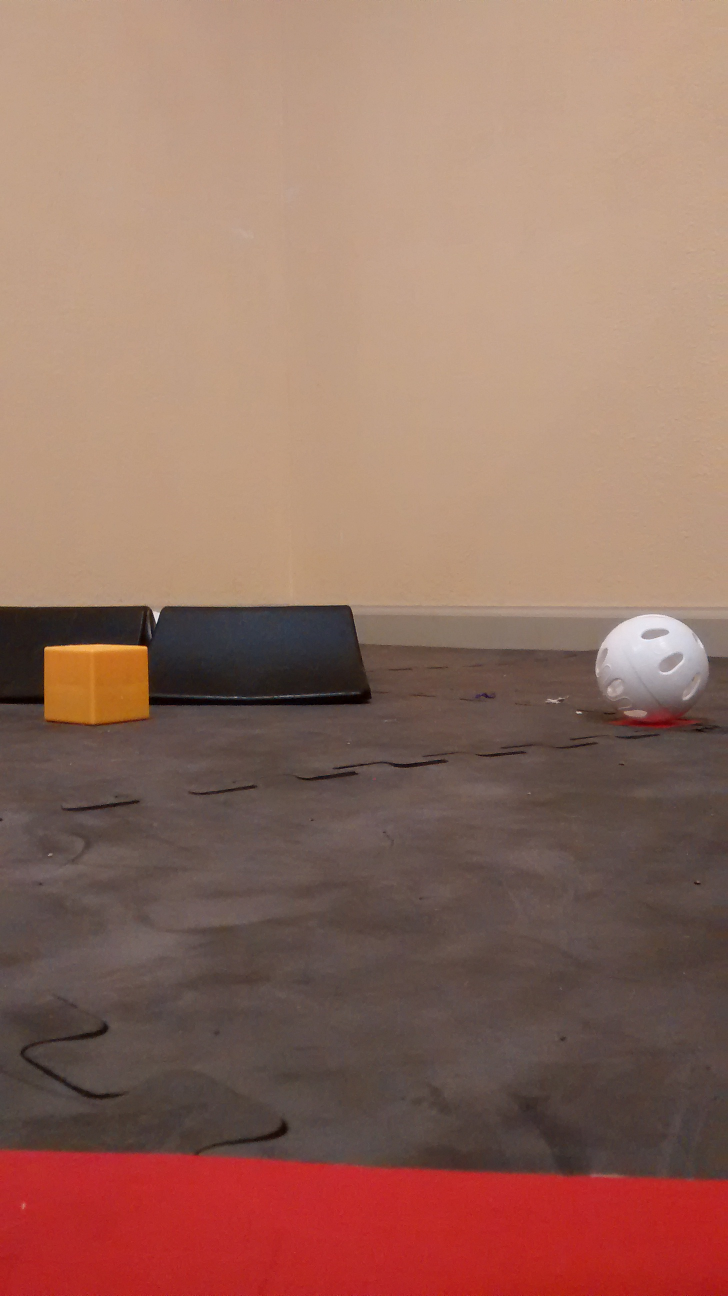
#> input picture images/GoldC1.jpg, 1456 x 2592 px, found by its file name (shown at 1/2 size)
$ python OpenCVTest.py
#> lines starting #> are read from the running program, lines starting #| are printed output that depends on the picture; after the words box and inside, x2 and y2 are one past the last pixel; in counts of white or black regions, pixels touching at a corner belong together
#!/usr/bin/env python3
# -*- coding: utf-8 -*-
"""
Created on Fri Oct 12 19:40:59 2018

@author: amelie
"""

import numpy as np
import cv2
from matplotlib import pyplot as plt

#gets image
GoldC = cv2.imread('/Users/amelie/PythonRoverRuckus/images/GoldC1.jpg')
#> GoldC is the input picture: shape (2592, 1456, 3); mean B, G, R 96.9, 110.8, 148.5
#gets height, width and depth of pic
height, width, depth = GoldC.shape
#> height = 2592; width = 1456; depth = 3
#resizes image to have less pixels
imagescale = 400/width
#> imagescale = 0.275
newheight, newwidth = int(height*imagescale), int(width*imagescale)
#> newheight = 712; newwidth = 400
newGoldC = cv2.resize(GoldC, (newwidth, newheight))
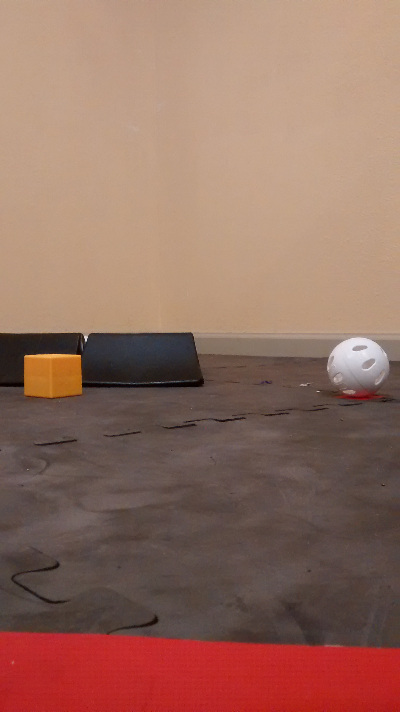
#> newGoldC: shape (712, 400, 3); mean B, G, R 96.8, 110.7, 148.4
#plotting resized image and converting to RGB
plt.imshow(cv2.cvtColor(newGoldC, cv2.COLOR_BGR2RGB))
#defining gold in rgb colorspace. got this by inspecting the previous plot
gold = np.uint8([[[180, 105, 35]]])
#convert color to hsv
gold_hsv = cv2.cvtColor(gold, cv2.COLOR_RGB2HSV)
#convert image to hsv
newGoldCHSV = cv2.cvtColor(newGoldC, cv2.COLOR_BGR2HSV)
#> newGoldCHSV: shape (712, 400, 3); mean H, S, V 16.1, 83.7, 148.5

    # define range of gold color in HSV
    #picked numbers around teh gold_hsv
lower_gold = np.array([6,150,150])
upper_gold = np.array([24,255,255])

# Threshold the HSV image to get only gold colors
mask = cv2.inRange(newGoldCHSV, lower_gold, upper_gold)
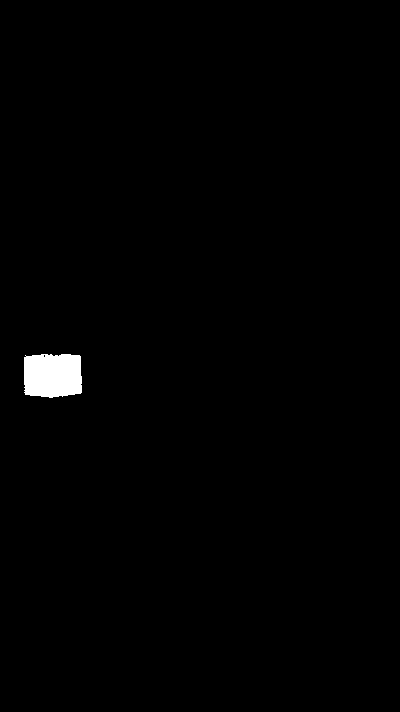
#> mask: shape (712, 400); 0.82% white; 1 white region, box (x1, y1, x2, y2) and area: (24, 354, 82, 398) 2348

    # Bitwise-AND mask and original image
    #mask is black and white
    #bitwise_and puts the image behind the mask
    #in comp, we just need the black/white mask
res = cv2.bitwise_and(newGoldC,newGoldC, mask= mask)
plt.imshow(cv2.cvtColor(res, cv2.COLOR_HSV2RGB))

plt.imshow(mask, cmap ="gray" , interpolation = "nearest")
plt.imshow(cv2.cvtColor(res, cv2.COLOR_BGR2RGB))


M = cv2.moments(mask)
#> M = moments, m00 598740, centre m10/m00, m01/m00 = (52.26, 375)
#Finds the center of the cube
cX = int(M["m10"] / M["m00"])
#> cX = 52
cY = int(M["m01"] / M["m00"])
#> cY = 374
#finds the edges
#edges = cv2.Canny(mask, 100, 200)
#plt.imshow(edges, cmap = 'gray')


kernel = np.ones((5,5), np.uint8)
dilation = cv2.dilate(mask,kernel,iterations =1)
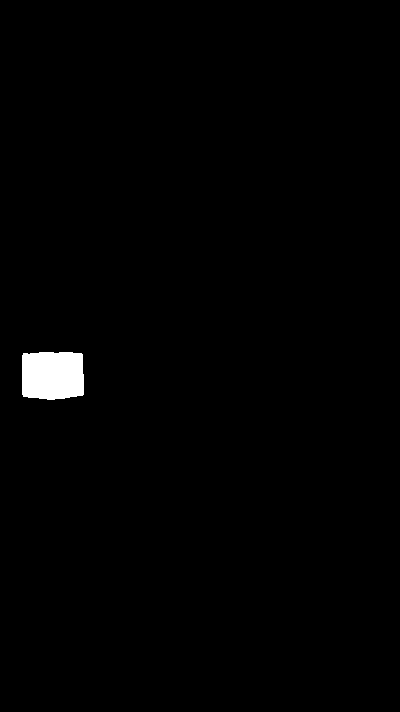
#> dilation: shape (712, 400); 0.98% white; 1 white region, box (x1, y1, x2, y2) and area: (22, 352, 84, 400) 2797
erosion = cv2.erode(dilation,kernel, iterations=1)
#> erosion: shape (712, 400); 0.83% white; 1 white region, box (x1, y1, x2, y2) and area: (24, 354, 82, 398) 2365
plt.imshow(erosion, cmap = 'gray')
plt.subplot(221), plt.imshow(mask , cmap = 'gray')
plt.subplot(222), plt.imshow(dilation , cmap = 'gray')
plt.subplot(223), plt.imshow(erosion , cmap = 'gray')
plt.subplot(224), plt.imshow(mask , cmap = 'gray')
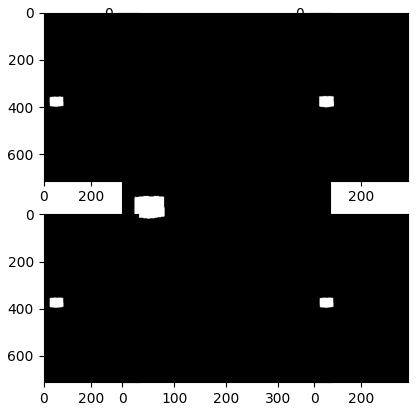
#> figure drawn by matplotlib, 5 panels
